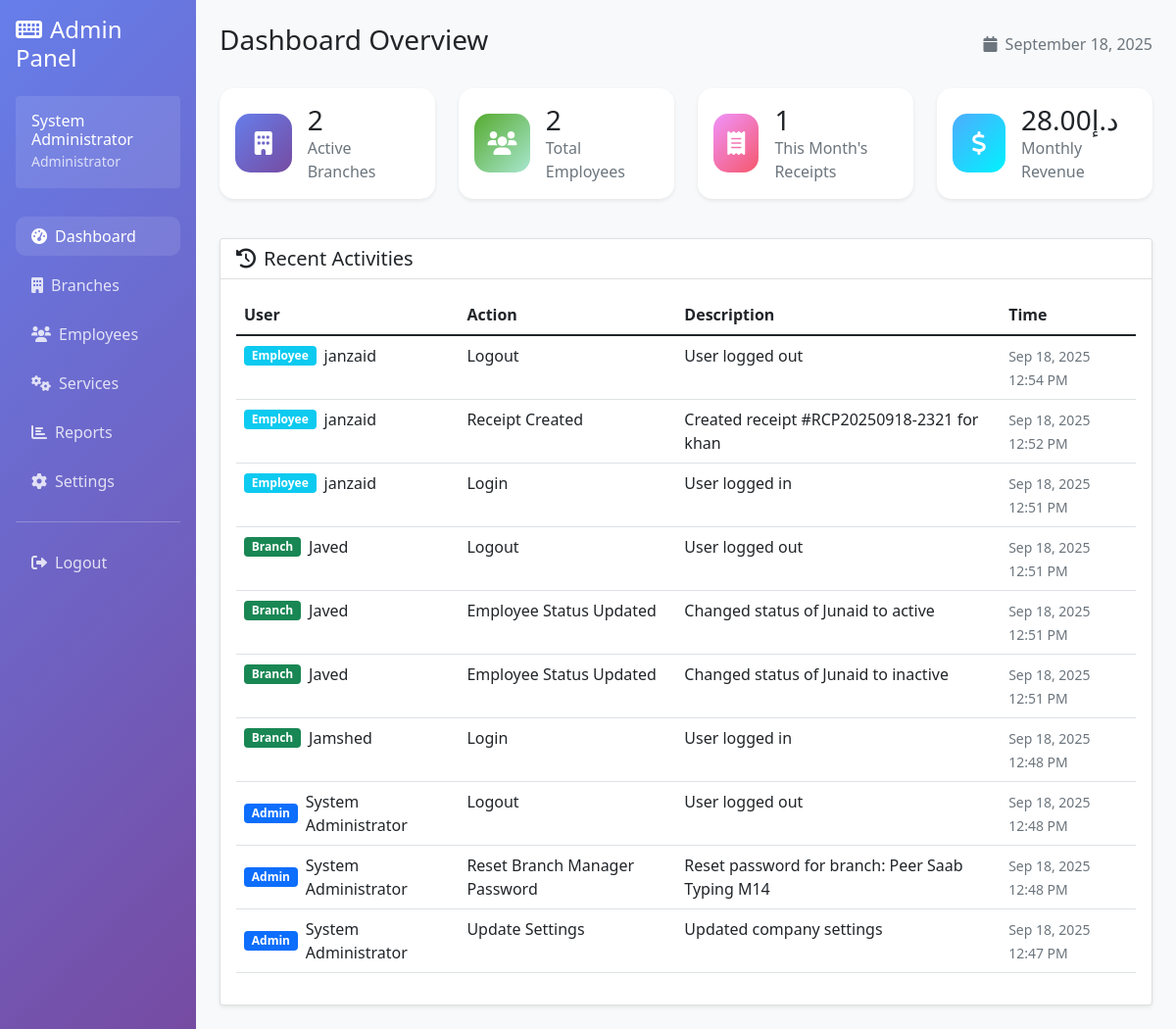
Screenshot of /admin/dashboard.php (signed in) with the database file from the repository.
### tables this page shows
CREATE TABLE settings (
            id INTEGER PRIMARY KEY AUTOINCREMENT,
            setting_key VARCHAR(100) UNIQUE NOT NULL,
            setting_value TEXT,
            updated_at DATETIME DEFAULT CURRENT_TIMESTAMP
        );

CREATE TABLE activity_logs (
            id INTEGER PRIMARY KEY AUTOINCREMENT,
            user_type TEXT NOT NULL CHECK (user_type IN ('admin', 'branch', 'employee')),
            user_id INTEGER NOT NULL,
            action VARCHAR(100) NOT NULL,
            description TEXT,
            ip_address VARCHAR(45),
            created_at DATETIME DEFAULT CURRENT_TIMESTAMP
        );

### config/database.php (called while the page is built, shortened)
<?php
class Database {
    private $connection;
    public function __construct() {
        $this->db_path = __DIR__ . '/../data/typing_center.db';
        $dir = dirname($this->db_path);
        $this->connection = new PDO("sqlite:" . $this->db_path);
        $this->connection->setAttribute(PDO::ATTR_ERRMODE, PDO::ERRMODE_EXCEPTION);
        $this->connection->exec("PRAGMA foreign_keys = ON");
        $this->createTables();
    }
    public function getConnection() {
        return $this->connection;
    }
    private function createTables() {
        $this->connection->exec($sql);
        $stmt = $this->connection->prepare("SELECT COUNT(*) FROM admin");
        $stmt->execute();
        $stmt = $this->connection->prepare("SELECT COUNT(*) FROM services");
        $stmt->execute();
        $stmt = $this->connection->prepare("SELECT COUNT(*) FROM settings");
        $stmt->execute();
    }
}
?>

### includes/auth.php (called while the page is built, shortened)
<?php
class Auth {
    public function getUserInfo() {
        return [
            'id' => $_SESSION['user_id'] ?? null,
            'type' => $_SESSION['user_type'] ?? null,
            'username' => $_SESSION['username'] ?? null,
            'full_name' => $_SESSION['full_name'] ?? null,
            'branch_id' => $_SESSION['branch_id'] ?? null,
            'branch_name' => $_SESSION['branch_name'] ?? null
        ];
    }
}
?>

### includes/currency_helper.php (called while the page is built)
<?php
function getCurrencySymbol($currency_code = 'USD') {
    $symbols = [
        'USD' => '$',
        'AED' => 'د.إ',
        'PKR' => '₨',
        'INR' => '₹',
        'EUR' => '€'
    ];
    return $symbols[$currency_code] ?? '$';
}
function formatCurrency($amount, $currency_code = 'USD') {
    $symbol = getCurrencySymbol($currency_code);
    return $symbol . number_format($amount, 2);
}
function getCurrentCurrency($db) {
    try {
        $stmt = $db->query("SELECT setting_value FROM settings WHERE setting_key = 'currency' LIMIT 1");
        $currency_result = $stmt->fetch(PDO::FETCH_ASSOC);
        return $currency_result ? $currency_result['setting_value'] : 'USD';
    } catch (Exception $e) {
        return 'USD';
    }
}
?>

### admin/dashboard.php (the view, shortened to what this page needs)
<?php
require_once '../config/database.php';
require_once '../includes/auth.php';
require_once '../includes/currency_helper.php';
$database = new Database();
$auth = new Auth($database);
$auth->requireRole(['admin']);
$user_info = $auth->getUserInfo();
$db = $database->getConnection();
$stats = [];
$stmt = $db->query("SELECT COUNT(*) as count FROM branches WHERE status = 'active'");
$stats['branches'] = $stmt->fetch(PDO::FETCH_ASSOC)['count'];
$stmt = $db->query("SELECT COUNT(*) as count FROM employees WHERE status = 'active'");
$stats['employees'] = $stmt->fetch(PDO::FETCH_ASSOC)['count'];
$stmt = $db->query("SELECT COUNT(*) as count, COALESCE(SUM(total_amount), 0) as total FROM receipts WHERE strftime('%Y-%m', created_at) = strftime('%Y-%m', 'now')");
$monthly_data = $stmt->fetch(PDO::FETCH_ASSOC);
$stats['monthly_receipts'] = $monthly_data['count'];
$stats['monthly_revenue'] = $monthly_data['total'];
$current_currency = getCurrentCurrency($db);
$stmt = $db->prepare("SELECT al.*,
    CASE
        WHEN al.user_type = 'admin' THEN a.full_name
        WHEN al.user_type = 'branch' THEN b.manager_full_name
        WHEN al.user_type = 'employee' THEN e.full_name
    END as user_name
    FROM activity_logs al
    LEFT JOIN admin a ON al.user_type = 'admin' AND al.user_id = a.id
    LEFT JOIN branches b ON al.user_type = 'branch' AND al.user_id = b.id
    LEFT JOIN employees e ON al.user_type = 'employee' AND al.user_id = e.id
    ORDER BY al.created_at DESC LIMIT 10");
$stmt->execute();
$recent_activities = $stmt->fetchAll(PDO::FETCH_ASSOC);
?>
<!DOCTYPE html>
<html lang="en">
<head>
    <link href="https://cdn.jsdelivr.net/npm/bootstrap@5.1.3/dist/css/bootstrap.min.css" rel="stylesheet">
    <link href="https://cdnjs.cloudflare.com/ajax/libs/font-awesome/6.0.0/css/all.min.css" rel="stylesheet">
</head>
<body>
    <div class="container-fluid">
        <div class="row">
            <div class="col-md-3 col-lg-2 sidebar p-3">
                <h4 class="mb-4"><i class="fas fa-keyboard me-2"></i>Admin Panel</h4>
                <div class="user-info bg-white bg-opacity-10 rounded p-3 mb-4">
                    <div>
                        <h6 class="mb-0"><?= htmlspecialchars($user_info['full_name']) ?></h6>
                        <small class="opacity-75">Administrator</small>
                    </div>
                </div>
                <nav class="nav flex-column">
                    <a class="nav-link active" href="/admin/dashboard.php">
                        <i class="fas fa-tachometer-alt me-2"></i>Dashboard
                    </a>
                    <a class="nav-link" href="/admin/branches.php">
                        <i class="fas fa-building me-2"></i>Branches
                    </a>
                    <a class="nav-link" href="/admin/employees.php">
                        <i class="fas fa-users me-2"></i>Employees
                    </a>
                    <a class="nav-link" href="/admin/services.php">
                        <i class="fas fa-cogs me-2"></i>Services
                    </a>
                    <a class="nav-link" href="/admin/reports.php">
                        <i class="fas fa-chart-bar me-2"></i>Reports
                    </a>
                    <a class="nav-link" href="/admin/settings.php">
                        <i class="fas fa-cog me-2"></i>Settings
                    </a>
                    <hr class="my-3">
                    <a class="nav-link" href="/logout.php">
                        <i class="fas fa-sign-out-alt me-2"></i>Logout
                    </a>
                </nav>
            </div>
            <div class="col-md-9 col-lg-10 p-4">
                <div class="d-flex justify-content-between align-items-center mb-4">
                    <h1 class="h3">Dashboard Overview</h1>
                    <div class="text-muted">
                        <i class="fas fa-calendar me-2"></i><?= date('F j, Y') ?>
                    </div>
                </div>
                <div class="row mb-4">
                    <div class="col-md-3 mb-3">
                        <div class="card stat-card shadow-sm">
                            <div class="card-body d-flex align-items-center">
                                <div class="stat-icon bg-primary-gradient me-3">
                                    <i class="fas fa-building"></i>
                                </div>
                                <div>
                                    <h3 class="mb-0"><?= $stats['branches'] ?></h3>
                                    <p class="text-muted mb-0">Active Branches</p>
                                </div>
                            </div>
                        </div>
                    </div>
                    <div class="col-md-3 mb-3">
                        <div class="card stat-card shadow-sm">
                            <div class="card-body d-flex align-items-center">
                                <div class="stat-icon bg-success-gradient me-3">
                                    <i class="fas fa-users"></i>
                                </div>
                                <div>
                                    <h3 class="mb-0"><?= $stats['employees'] ?></h3>
                                    <p class="text-muted mb-0">Total Employees</p>
                                </div>
                            </div>
                        </div>
                    </div>
                    <div class="col-md-3 mb-3">
                        <div class="card stat-card shadow-sm">
                            <div class="card-body d-flex align-items-center">
                                <div class="stat-icon bg-warning-gradient me-3">
                                    <i class="fas fa-receipt"></i>
                                </div>
                                <div>
                                    <h3 class="mb-0"><?= $stats['monthly_receipts'] ?></h3>
                                    <p class="text-muted mb-0">This Month's Receipts</p>
                                </div>
                            </div>
                        </div>
                    </div>
                    <div class="col-md-3 mb-3">
                        <div class="card stat-card shadow-sm">
                            <div class="card-body d-flex align-items-center">
                                <div class="stat-icon bg-info-gradient me-3">
                                    <i class="fas fa-dollar-sign"></i>
                                </div>
                                <div>
                                    <h3 class="mb-0"><?= formatCurrency($stats['monthly_revenue'], $current_currency) ?></h3>
                                    <p class="text-muted mb-0">Monthly Revenue</p>
                                </div>
                            </div>
                        </div>
                    </div>
                </div>
                <div class="row">
                    <div class="col-12">
                        <div class="card shadow-sm">
                            <div class="card-header bg-white">
                                <h5 class="mb-0"><i class="fas fa-history me-2"></i>Recent Activities</h5>
                            </div>
                            <div class="card-body">
                                <?php if (empty($recent_activities)): ?>
                                    <div class="text-center text-muted py-4">
                                        <i class="fas fa-inbox fa-3x mb-3"></i>
                                        <p>No recent activities found</p>
                                    </div>
                                <?php else: ?>
                                    <div class="table-responsive">
                                        <table class="table table-hover">
                                            <thead>
                                                <tr>
                                                    <th>User</th>
                                                    <th>Action</th>
                                                    <th>Description</th>
                                                    <th>Time</th>
                                                </tr>
                                            </thead>
                                            <tbody>
                                                <?php foreach ($recent_activities as $activity): ?>
                                                    <tr>
                                                        <td>
                                                            <div class="d-flex align-items-center">
                                                                <span class="badge bg-<?=
                                                                    $activity['user_type'] === 'admin' ? 'primary' :
                                                                    ($activity['user_type'] === 'branch' ? 'success' : 'info')
                                                                ?> me-2">
                                                                    <?= ucfirst($activity['user_type']) ?>
                                                                </span>
                                                                <?= htmlspecialchars($activity['user_name'] ?? 'Unknown') ?>
                                                            </div>
                                                        </td>
                                                        <td><?= htmlspecialchars($activity['action']) ?></td>
                                                        <td><?= htmlspecialchars($activity['description']) ?></td>
                                                        <td>
                                                            <small class="text-muted">
                                                                <?= date('M j, Y g:i A', strtotime($activity['created_at'])) ?>
                                                            </small>
                                                        </td>
                                                    </tr>
                                                <?php endforeach; ?>
                                            </tbody>
                                        </table>
                                    </div>
                                <?php endif; ?>
                            </div>
                        </div>
                    </div>
                </div>
            </div>
        </div>
    </div>
</body>
</html>

### admin/dashboard.php (style rules this page uses)
body { background-color: #f8f9fa; }
.sidebar { background: linear-gradient(135deg, #667eea 0%, #764ba2 100%); min-height: 100vh; color: white; }
.sidebar .nav-link { color: rgba(255, 255, 255, 0.8); border-radius: 10px; margin: 5px 0; transition: all 0.3s; }
.sidebar .nav-link:hover, .sidebar .nav-link.active { color: white; background-color: rgba(255, 255, 255, 0.1); }
.stat-card { border-radius: 15px; border: none; transition: transform 0.2s; }
.stat-icon { width: 60px; height: 60px; border-radius: 15px; display: flex; align-items: center; justify-content: center; font-size: 24px; color: white; }
.bg-primary-gradient { background: linear-gradient(135deg, #667eea 0%, #764ba2 100%); }
.bg-success-gradient { background: linear-gradient(135deg, #56ab2f 0%, #a8e6cf 100%); }
.bg-warning-gradient { background: linear-gradient(135deg, #f093fb 0%, #f5576c 100%); }
.bg-info-gradient { background: linear-gradient(135deg, #4facfe 0%, #00f2fe 100%); }

### rows the page displays
settings: setting_value "د.إ28.00"
activity_logs: user_type "Employee", user_name "janzaid", action "Logout", description "User logged out", created_at "Sep 18, 2025 12:54 PM"
activity_logs: user_type "Employee", user_name "janzaid", action "Receipt Created", description "Created receipt #RCP20250918-2321 for khan", created_at "Sep 18, 2025 12:52 PM"
activity_logs: user_type "Employee", user_name "janzaid", action "Login", description "User logged in", created_at "Sep 18, 2025 12:51 PM"
activity_logs: user_type "Branch", user_name "Javed", action "Logout", description "User logged out", created_at "Sep 18, 2025 12:51 PM"
activity_logs: user_type "Branch", user_name "Javed", action "Employee Status Updated", description "Changed status of Junaid to active", created_at "Sep 18, 2025 12:51 PM"
activity_logs: user_type "Branch", user_name "Javed", action "Employee Status Updated", description "Changed status of Junaid to inactive", created_at "Sep 18, 2025 12:51 PM"
activity_logs: user_type "Branch", user_name "Jamshed", action "Login", description "User logged in", created_at "Sep 18, 2025 12:48 PM"
activity_logs: user_type "Admin", user_name "System Administrator", action "Logout", description "User logged out", created_at "Sep 18, 2025 12:48 PM"
activity_logs: user_type "Admin", user_name "System Administrator", action "Reset Branch Manager Password", description "Reset password for branch: Peer Saab Typing M14", created_at "Sep 18, 2025 12:48 PM"
activity_logs: user_type "Admin", user_name "System Administrator", action "Update Settings", description "Updated company settings", created_at "Sep 18, 2025 12:47 PM"

### other values shown
$user_info['full_name'] "System Administrator"
$stats['branches'] "2"
$stats['employees'] "2"
$stats['monthly_receipts'] "1"
